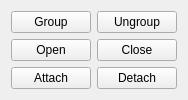
<?xml version="1.0" encoding="UTF-8"?>
<ui version="4.0">
 <class>CGroupPanel</class>
 <widget class="QWidget" name="CGroupPanel">
  <property name="geometry">
   <rect>
    <x>0</x>
    <y>0</y>
    <width>188</width>
    <height>99</height>
   </rect>
  </property>
  <layout class="QGridLayout" name="gridLayout">
   <item row="0" column="0">
    <widget class="QPushButton" name="GROUP">
     <property name="text">
      <string>Group</string>
     </property>
    </widget>
   </item>
   <item row="0" column="1">
    <widget class="QPushButton" name="UNGROUP">
     <property name="text">
      <string>Ungroup</string>
     </property>
    </widget>
   </item>
   <item row="1" column="0">
    <widget class="QPushButton" name="OPEN">
     <property name="text">
      <string>Open</string>
     </property>
    </widget>
   </item>
   <item row="1" column="1">
    <widget class="QPushButton" name="CLOSE">
     <property name="text">
      <string>Close</string>
     </property>
    </widget>
   </item>
   <item row="1" column="2" rowspan="2">
    <spacer name="horizontalSpacer">
     <property name="orientation">
      <enum>Qt::Horizontal</enum>
     </property>
     <property name="sizeHint" stdset="0">
      <size>
       <width>5</width>
       <height>20</height>
      </size>
     </property>
    </spacer>
   </item>
   <item row="2" column="0">
    <widget class="QPushButton" name="ATTACH">
     <property name="text">
      <string>Attach</string>
     </property>
    </widget>
   </item>
   <item row="2" column="1">
    <widget class="QPushButton" name="DETACH">
     <property name="text">
      <string>Detach</string>
     </property>
    </widget>
   </item>
  </layout>
 </widget>
 <resources/>
 <connections/>
</ui>
